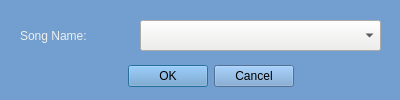
<?xml version="1.0" encoding="UTF-8"?>
<ui version="4.0">
 <class>Dialog</class>
 <widget class="QDialog" name="Dialog">
  <property name="windowModality">
   <enum>Qt::ApplicationModal</enum>
  </property>
  <property name="geometry">
   <rect>
    <x>0</x>
    <y>0</y>
    <width>400</width>
    <height>100</height>
   </rect>
  </property>
  <property name="windowTitle">
   <string>Delete From Favourites</string>
  </property>
  <property name="styleSheet">
   <string notr="true">background-color: rgb(114, 159, 207);</string>
  </property>
  <property name="modal">
   <bool>false</bool>
  </property>
  <widget class="QDialogButtonBox" name="buttonBox">
   <property name="geometry">
    <rect>
     <x>40</x>
     <y>60</y>
     <width>341</width>
     <height>32</height>
    </rect>
   </property>
   <property name="orientation">
    <enum>Qt::Horizontal</enum>
   </property>
   <property name="standardButtons">
    <set>QDialogButtonBox::Cancel|QDialogButtonBox::Ok</set>
   </property>
   <property name="centerButtons">
    <bool>true</bool>
   </property>
  </widget>
  <widget class="QLabel" name="label">
   <property name="geometry">
    <rect>
     <x>20</x>
     <y>20</y>
     <width>131</width>
     <height>31</height>
    </rect>
   </property>
   <property name="styleSheet">
    <string notr="true">color: rgb(238, 238, 236);
font: 14pt &quot;Ubuntu&quot;;</string>
   </property>
   <property name="text">
    <string>Song Name:</string>
   </property>
  </widget>
  <widget class="QComboBox" name="comboBox">
   <property name="geometry">
    <rect>
     <x>140</x>
     <y>20</y>
     <width>241</width>
     <height>31</height>
    </rect>
   </property>
   <property name="styleSheet">
    <string notr="true">background-color: rgb(238, 238, 236);</string>
   </property>
  </widget>
 </widget>
 <resources/>
 <connections>
  <connection>
   <sender>buttonBox</sender>
   <signal>accepted()</signal>
   <receiver>Dialog</receiver>
   <slot>accept()</slot>
   <hints>
    <hint type="sourcelabel">
     <x>248</x>
     <y>254</y>
    </hint>
    <hint type="destinationlabel">
     <x>157</x>
     <y>274</y>
    </hint>
   </hints>
  </connection>
  <connection>
   <sender>buttonBox</sender>
   <signal>rejected()</signal>
   <receiver>Dialog</receiver>
   <slot>reject()</slot>
   <hints>
    <hint type="sourcelabel">
     <x>316</x>
     <y>260</y>
    </hint>
    <hint type="destinationlabel">
     <x>286</x>
     <y>274</y>
    </hint>
   </hints>
  </connection>
 </connections>
</ui>
